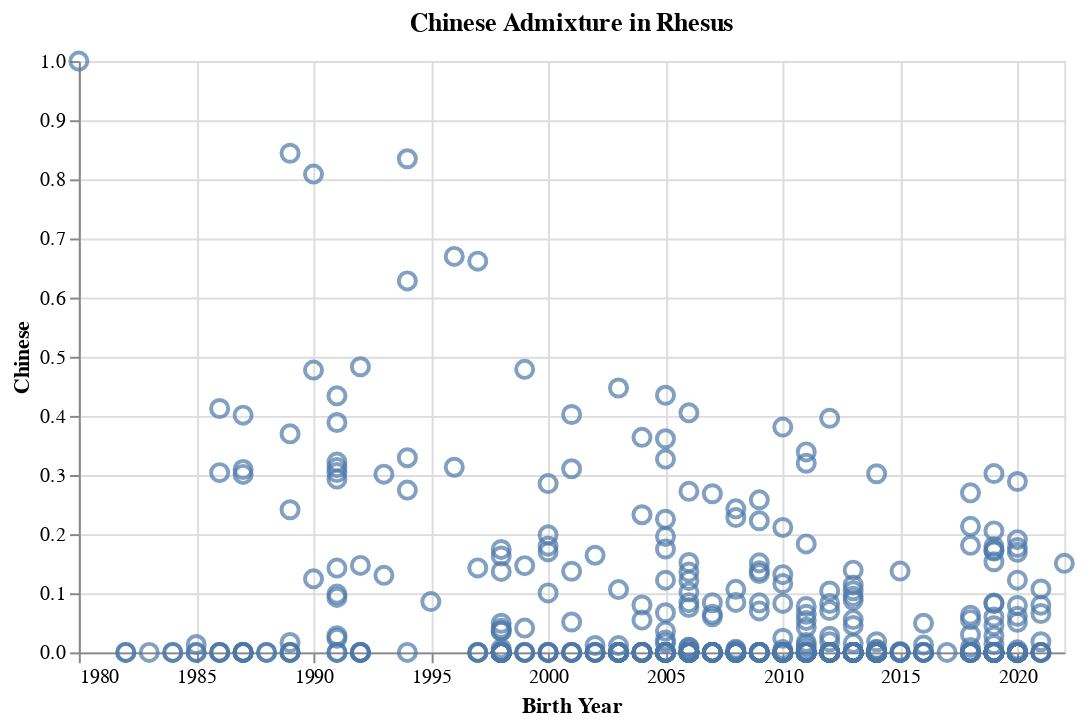

Source (notebook cell):
### Code cell
# Plot dotplot

# Technically, this plot's birth years are rounded to the nearest year
base = alt.Chart(dated_admixture)

plot = base.mark_point(width=10, shape="circle", strokeWidth=2, size=75).encode(  # mark_boxplot
    alt.X("Date of Birth", title="Birth Year"),  #scale=alt.Scale(domain=[1984, 2024])
    alt.Y("Chinese"),
    tooltip=[
        alt.Tooltip("Indiv")
    ]
).properties(
    title="Chinese Admixture in Rhesus",
    width=500,
)

text = plot.mark_text(
    align='left',
    baseline='middle',
    dx=7
).encode(
    text='Indiv'
).transform_filter(
    datum.Chinese >= 0.18
)

plot# + text
#plot.save("/master/abagwell/figures/WES_ancestry/WES.admixutre.dotplot.html")
#plot.save("/master/abagwell/figures/WES_ancestry/WES.admixutre.dotplot.svg")

### Figure 1 — Vega-Lite specification as saved in the notebook (floating-point values rounded to 4 significant figures; data arrays with more than 128 entries replaced by an {"elided": "..."} marker saying what was removed)
{"config": {"view": {"continuousWidth": 300, "continuousHeight": 300}}, "data": {"name": "data-5ea06be7134457cc1eace416b9d72121"}, "mark": {"type": "point", "shape": "circle", "size": 75, "strokeWidth": 2, "width": 10}, "encoding": {"tooltip": [{"field": "Indiv", "type": "nominal"}], "x": {"field": "Date of Birth", "title": "Birth Year", "type": "temporal"}, "y": {"field": "Chinese", "type": "quantitative"}}, "title": "Chinese Admixture in Rhesus", "width": 500, "$schema": "https://vega.github.io/schema/vega-lite/v5.17.0.json", "datasets": {"data-5ea06be7134457cc1eace416b9d72121": {"elided": "512 records"}}}
